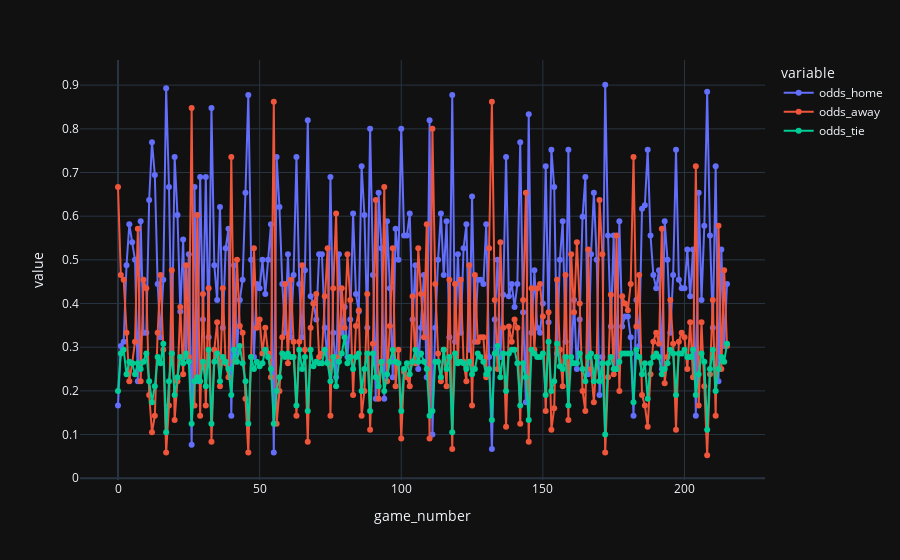

Notebook source saved alongside this figure:
### Markdown cell above
# Chart that shows which team has the most odds of winning through time

### Code cell
def which_team_has_the_most_odds_of_winning_through_time(time_selecionado):
    if time_selecionado == 'Todos':
        df_return = df
    else:
        df_return = df[df.home_team == time_selecionado]
    pd.options.plotting.backend = "plotly"
    fig_2 = df_return.plot(x='game_number', y=['odds_home', 'odds_away', 'odds_tie'], markers=True)
    return fig_2

which_team_has_the_most_odds_of_winning_through_time('Todos').show()

### Figure 1 — Plotly figure (JSON) as saved in the notebook; plotly's stock layout.template omitted (floating-point values rounded to 4 significant figures; data arrays with more than 128 entries replaced by an {"elided": "..."} marker saying what was removed)
{"data": [{"hovertemplate": "variable=odds_home<br>game_number=%{x}<br>value=%{y}<extra></extra>", "legendgroup": "odds_home", "line": {"color": "#636efa", "dash": "solid"}, "marker": {"symbol": "circle"}, "mode": "markers+lines", "name": "odds_home", "orientation": "v", "showlegend": true, "x": {"elided": "216 int values"}, "xaxis": "x", "y": {"elided": "216 float values"}, "yaxis": "y", "type": "scatter"}, {"hovertemplate": "variable=odds_away<br>game_number=%{x}<br>value=%{y}<extra></extra>", "legendgroup": "odds_away", "line": {"color": "#EF553B", "dash": "solid"}, "marker": {"symbol": "circle"}, "mode": "markers+lines", "name": "odds_away", "orientation": "v", "showlegend": true, "x": {"elided": "216 int values"}, "xaxis": "x", "y": {"elided": "216 float values"}, "yaxis": "y", "type": "scatter"}, {"hovertemplate": "variable=odds_tie<br>game_number=%{x}<br>value=%{y}<extra></extra>", "legendgroup": "odds_tie", "line": {"color": "#00cc96", "dash": "solid"}, "marker": {"symbol": "circle"}, "mode": "markers+lines", "name": "odds_tie", "orientation": "v", "showlegend": true, "x": {"elided": "216 int values"}, "xaxis": "x", "y": {"elided": "216 float values"}, "yaxis": "y", "type": "scatter"}], "layout": {"xaxis": {"anchor": "y", "domain": [0.0, 1.0], "title": {"text": "game_number"}}, "yaxis": {"anchor": "x", "domain": [0.0, 1.0], "title": {"text": "value"}}, "legend": {"title": {"text": "variable"}, "tracegroupgap": 0}, "margin": {"t": 60}}}
